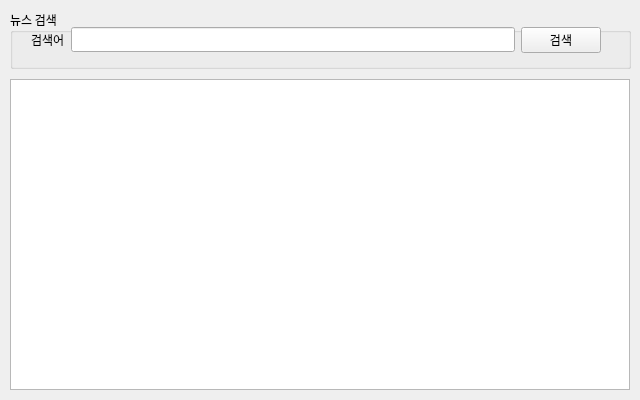
<?xml version="1.0" encoding="UTF-8"?>
<ui version="4.0">
 <class>FrmMain</class>
 <widget class="QWidget" name="FrmMain">
  <property name="windowModality">
   <enum>Qt::NonModal</enum>
  </property>
  <property name="geometry">
   <rect>
    <x>0</x>
    <y>0</y>
    <width>640</width>
    <height>400</height>
   </rect>
  </property>
  <property name="sizePolicy">
   <sizepolicy hsizetype="Fixed" vsizetype="Fixed">
    <horstretch>0</horstretch>
    <verstretch>0</verstretch>
   </sizepolicy>
  </property>
  <property name="minimumSize">
   <size>
    <width>640</width>
    <height>400</height>
   </size>
  </property>
  <property name="maximumSize">
   <size>
    <width>640</width>
    <height>400</height>
   </size>
  </property>
  <property name="font">
   <font>
    <family>나눔고딕</family>
   </font>
  </property>
  <property name="windowTitle">
   <string>네이버API 뉴스검색앱</string>
  </property>
  <widget class="QWidget" name="verticalLayoutWidget">
   <property name="geometry">
    <rect>
     <x>10</x>
     <y>10</y>
     <width>621</width>
     <height>59</height>
    </rect>
   </property>
   <layout class="QVBoxLayout" name="searchLayout">
    <item>
     <widget class="QGroupBox" name="groupBox">
      <property name="title">
       <string>뉴스 검색</string>
      </property>
      <widget class="QWidget" name="layoutWidget">
       <property name="geometry">
        <rect>
         <x>21</x>
         <y>10</y>
         <width>570</width>
         <height>40</height>
        </rect>
       </property>
       <layout class="QHBoxLayout" name="horizontalLayout">
        <item>
         <widget class="QLabel" name="label">
          <property name="text">
           <string>검색어</string>
          </property>
         </widget>
        </item>
        <item>
         <widget class="QLineEdit" name="txtSearch"/>
        </item>
        <item>
         <widget class="QPushButton" name="btnSearch">
          <property name="text">
           <string>검색</string>
          </property>
         </widget>
        </item>
       </layout>
      </widget>
     </widget>
    </item>
   </layout>
  </widget>
  <widget class="QWidget" name="verticalLayoutWidget_2">
   <property name="geometry">
    <rect>
     <x>10</x>
     <y>79</y>
     <width>620</width>
     <height>311</height>
    </rect>
   </property>
   <layout class="QVBoxLayout" name="resultLayout">
    <item>
     <widget class="QTableWidget" name="tblResult">
      <property name="font">
       <font>
        <family>나눔고딕</family>
       </font>
      </property>
     </widget>
    </item>
   </layout>
  </widget>
 </widget>
 <resources/>
 <connections/>
</ui>
